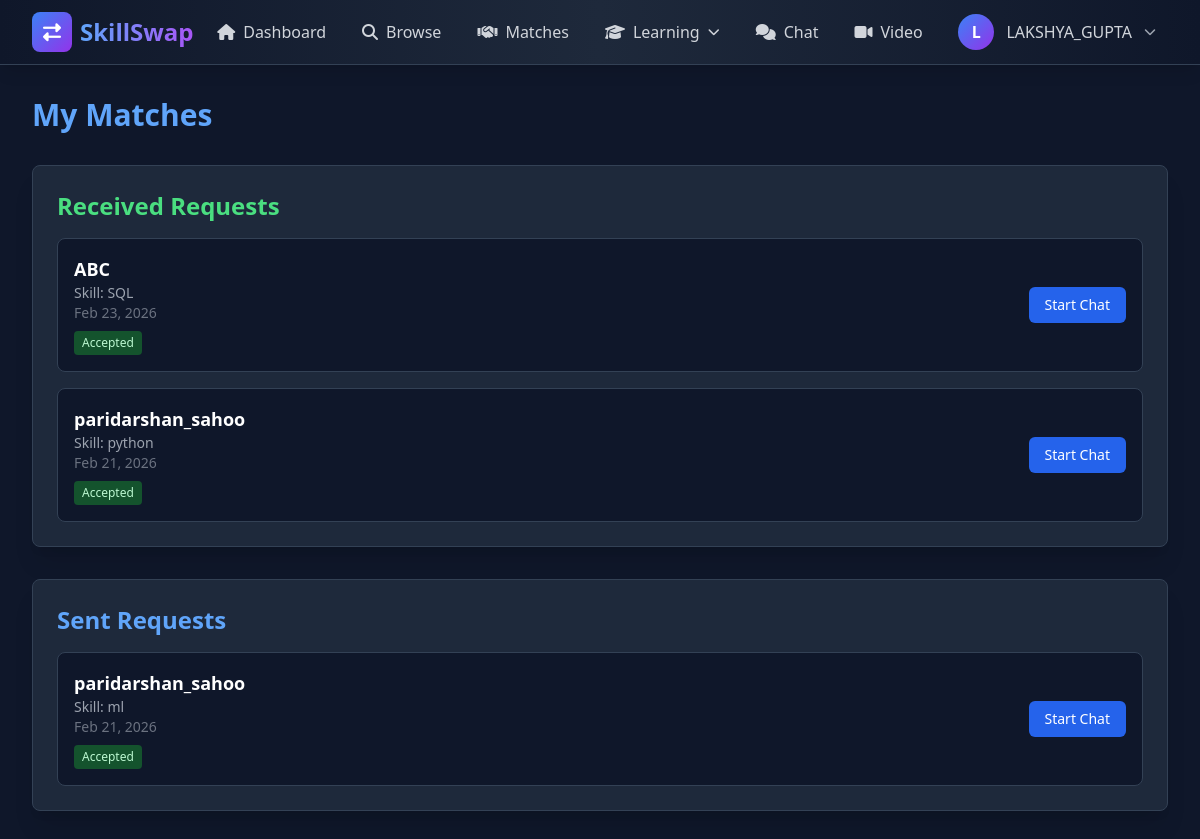
/dashboard/matches/ (signed in), run on the app's committed database.
### dashboard/models.py (models this page shows, shortened)
class SkillMatch(models.Model):
    user = models.ForeignKey(User, on_delete=models.CASCADE, related_name='matches_sent')
    matched_user = models.ForeignKey(User, on_delete=models.CASCADE, related_name='matches_received')
    skill = models.ForeignKey(Skill, on_delete=models.CASCADE)
    status = models.CharField(max_length=20, choices=(
        ('pending', 'Pending'),
        ('accepted', 'Accepted'),
        ('rejected', 'Rejected'),
    ), default='pending')
    created_at = models.DateTimeField(auto_now_add=True)
    class Meta:
        ordering = ['-created_at']
        unique_together = ['user', 'matched_user', 'skill']
        indexes = [
            models.Index(fields=['user', 'status']),
            models.Index(fields=['matched_user', 'status']),
        ]

### users/models.py (models this page shows, shortened)
class Skill(models.Model):
    SKILL_TYPES = (
        ('technical', 'Technical'),
        ('non_technical', 'Non-Technical'),
    )
    SKILL_LEVELS = (
        ('beginner', 'Beginner'),
        ('intermediate', 'Intermediate'),
        ('advanced', 'Advanced'),
        ('expert', 'Expert'),
    )
    user = models.ForeignKey(User, on_delete=models.CASCADE, related_name='skills')
    name = models.CharField(max_length=100)
    skill_type = models.CharField(max_length=20, choices=SKILL_TYPES)
    level = models.CharField(max_length=20, choices=SKILL_LEVELS)
    description = models.TextField()
    can_teach = models.BooleanField(default=False)
    want_to_learn = models.BooleanField(default=False)
    created_at = models.DateTimeField(auto_now_add=True)
    class Meta:
        ordering = ['-created_at']

### dashboard/views.py (the view)
# urls.py: path('matches/', views.my_matches, name='my_matches'),
@login_required
def my_matches(request):
    sent = SkillMatch.objects.filter(
        user=request.user
    ).exclude(status='rejected').select_related('matched_user', 'skill', 'matched_user__profile')
    received = SkillMatch.objects.filter(
        matched_user=request.user
    ).exclude(status='rejected').select_related('user', 'skill', 'user__profile')
    context = {
        'sent_matches': sent,
        'received_matches': received,
    }
    return render(request, 'dashboard/my_matches.html', context)

### dashboard/templates/dashboard/my_matches.html (shortened to what this page needs)
{% extends 'base.html' %}
{% block content %}
<div class="space-y-8">
    <h1 class="text-3xl font-bold text-blue-400">My Matches</h1>
    <div class="bg-dark-card rounded-lg shadow-xl p-6 border border-dark-border">
        <h2 class="text-2xl font-bold mb-4 text-green-400">Received Requests</h2>
        <div class="space-y-4">
            {% for match in received_matches %}
            <div class="bg-dark-bg border border-dark-border rounded-lg p-4">
                <div class="flex justify-between items-center">
                    <div>
                        <h3 class="text-lg font-semibold text-white">{{ match.user.username }}</h3>
                        <p class="text-sm text-gray-400">Skill: {{ match.skill.name }}</p>
                        <p class="text-sm text-gray-500">{{ match.created_at|date:"M d, Y" }}</p>
                        <span class="inline-block mt-2 text-xs px-2 py-1 rounded
                            {% if match.status == 'pending' %}bg-yellow-900 text-yellow-200
                            {% elif match.status == 'accepted' %}bg-green-900 text-green-200
                            {% else %}bg-red-900 text-red-200{% endif %}">
                            {{ match.get_status_display }}
                        </span>
                    </div>
                    {% if match.status == 'pending' %}
                    <div class="flex space-x-2">
                        <a href="{% url 'dashboard:accept_match' match.id %}"
                           class="bg-green-600 hover:bg-green-700 text-white px-4 py-2 rounded-md text-sm">
                            Accept
                        </a>
                        <a href="{% url 'dashboard:reject_match' match.id %}"
                           class="bg-red-600 hover:bg-red-700 text-white px-4 py-2 rounded-md text-sm">
                            Reject
                        </a>
                    </div>
                    {% elif match.status == 'accepted' %}
                    <a href="{% url 'chat:start_chat' match.user.id %}"
                       class="bg-blue-600 hover:bg-blue-700 text-white px-4 py-2 rounded-md text-sm">
                        Start Chat
                    </a>
                    {% endif %}
                </div>
            </div>
            {% empty %}
            <p class="text-gray-400 text-center py-4">No received requests.</p>
            {% endfor %}
        </div>
    </div>
    <div class="bg-dark-card rounded-lg shadow-xl p-6 border border-dark-border">
        <h2 class="text-2xl font-bold mb-4 text-blue-400">Sent Requests</h2>
        <div class="space-y-4">
            {% for match in sent_matches %}
            <div class="bg-dark-bg border border-dark-border rounded-lg p-4">
                <div class="flex justify-between items-center">
                    <div>
                        <h3 class="text-lg font-semibold text-white">{{ match.matched_user.username }}</h3>
                        <p class="text-sm text-gray-400">Skill: {{ match.skill.name }}</p>
                        <p class="text-sm text-gray-500">{{ match.created_at|date:"M d, Y" }}</p>
                        <span class="inline-block mt-2 text-xs px-2 py-1 rounded
                            {% if match.status == 'pending' %}bg-yellow-900 text-yellow-200
                            {% elif match.status == 'accepted' %}bg-green-900 text-green-200
                            {% else %}bg-red-900 text-red-200{% endif %}">
                            {{ match.get_status_display }}
                        </span>
                    </div>
                    {% if match.status == 'pending' %}
                    <a href="{% url 'dashboard:cancel_match' match.id %}"
                       class="bg-gray-600 hover:bg-gray-700 text-white px-4 py-2 rounded-md text-sm"
                       onclick="return confirm('Are you sure you want to cancel this request?');">
                        Cancel Request
                    </a>
                    {% elif match.status == 'accepted' %}
                    <a href="{% url 'chat:start_chat' match.matched_user.id %}"
                       class="bg-blue-600 hover:bg-blue-700 text-white px-4 py-2 rounded-md text-sm">
                        Start Chat
                    </a>
                    {% endif %}
                </div>
            </div>
            {% empty %}
            <p class="text-gray-400 text-center py-4">No sent requests.</p>
            {% endfor %}
        </div>
    </div>
</div>
{% endblock %}

### templates/base.html (shortened to what this page needs)
<!DOCTYPE html>
<html lang="en" class="dark">
<head>
    <script src="https://cdn.tailwindcss.com"></script>
    <link rel="stylesheet" href="https://cdnjs.cloudflare.com/ajax/libs/font-awesome/6.4.0/css/all.min.css">
</head>
<body class="bg-dark-bg text-gray-100 min-h-screen">
    <nav class="bg-gradient-to-r from-slate-900 via-slate-800 to-slate-900 border-b border-slate-700 shadow-lg sticky top-0 z-50 backdrop-blur-sm bg-opacity-95">
        <div class="max-w-7xl mx-auto px-4 sm:px-6 lg:px-8">
            <div class="flex justify-between h-16">
                <div class="flex items-center">
                    <a href="{% url 'dashboard:home' %}" class="flex items-center space-x-2 group">
                        <div class="w-10 h-10 bg-gradient-to-br from-blue-500 to-purple-600 rounded-lg flex items-center justify-center transform group-hover:scale-110 transition-transform duration-300">
                            <i class="fas fa-exchange-alt text-white text-lg"></i>
                        </div>
                        <span class="text-2xl font-bold bg-gradient-to-r from-blue-400 to-purple-500 bg-clip-text text-transparent">SkillSwap</span>
                    </a>
                </div>
                {% if user.is_authenticated %}
                <div class="hidden lg:flex items-center space-x-1">
                    <a href="{% url 'dashboard:home' %}" class="nav-link px-4 py-2 text-gray-300 hover:text-white rounded-md hover:bg-slate-700/50 flex items-center space-x-2">
                        <i class="fas fa-home"></i>
                        <span>Dashboard</span>
                    </a>
                    <a href="{% url 'dashboard:browse_skills' %}" class="nav-link px-4 py-2 text-gray-300 hover:text-white rounded-md hover:bg-slate-700/50 flex items-center space-x-2">
                        <i class="fas fa-search"></i>
                        <span>Browse</span>
                    </a>
                    <a href="{% url 'dashboard:my_matches' %}" class="nav-link px-4 py-2 text-gray-300 hover:text-white rounded-md hover:bg-slate-700/50 flex items-center space-x-2">
                        <i class="fas fa-handshake"></i>
                        <span>Matches</span>
                    </a>
                    <div class="dropdown relative">
                        <button class="nav-link px-4 py-2 text-gray-300 hover:text-white rounded-md hover:bg-slate-700/50 flex items-center space-x-2">
                            <i class="fas fa-graduation-cap"></i>
                            <span>Learning</span>
                            <i class="fas fa-chevron-down text-xs"></i>
                        </button>
                    </div>
                    <a href="{% url 'chat:chat_list' %}" class="nav-link px-4 py-2 text-gray-300 hover:text-white rounded-md hover:bg-slate-700/50 flex items-center space-x-2">
                        <i class="fas fa-comments"></i>
                        <span>Chat</span>
                    </a>
                    <a href="{% url 'video:call_list' %}" class="nav-link px-4 py-2 text-gray-300 hover:text-white rounded-md hover:bg-slate-700/50 flex items-center space-x-2">
                        <i class="fas fa-video"></i>
                        <span>Video</span>
                    </a>
                </div>
                <div class="flex items-center space-x-4">
                    <div class="dropdown relative hidden lg:block">
                        <button class="flex items-center space-x-3 px-3 py-2 rounded-lg hover:bg-slate-700/50 transition-colors">
                            <div class="w-9 h-9 bg-gradient-to-br from-blue-500 to-purple-600 rounded-full flex items-center justify-center text-white font-semibold">
                                {{ user.username.0|upper }}
                            </div>
                            <span class="text-gray-300 font-medium">{{ user.username }}</span>
                            <i class="fas fa-chevron-down text-xs text-gray-400"></i>
                        </button>
                    </div>
                </div>
                {% endif %}
            </div>
        </div>
    </nav>
    <main class="max-w-7xl mx-auto px-4 sm:px-6 lg:px-8 py-8">
        {% block content %}{% endblock %}
    </main>
</body>
</html>

### templates/base.html (style rules this page uses)
.nav-link { position: relative; transition: all 0.3s ease; }
.nav-link::after { content: ''; position: absolute; bottom: -2px; left: 50%; width: 0; height: 2px; background: linear-gradient(90deg, #3b82f6, #8b5cf6); transition: all 0.3s ease; transform: translateX(-50%); }
.dropdown { position: relative; }
.dropdown::before { content: ''; position: absolute; top: 100%; left: 0; right: 0; height: 0.5rem; }

### data on the page
SkillMatch: user.username "ABC", skill.name "SQL", created_at "Feb 23, 2026", status "Accepted", shows "Start Chat"
SkillMatch: user.username "paridarshan_sahoo", skill.name "python", created_at "Feb 21, 2026", status "Accepted", shows "Start Chat"
SkillMatch: matched_user.username "paridarshan_sahoo", skill.name "ml", created_at "Feb 21, 2026", status "Accepted", shows "Start Chat"

### other printed values
{{ user.username.0|upper }} "L"
{{ user.username }} "LAKSHYA_GUPTA"
